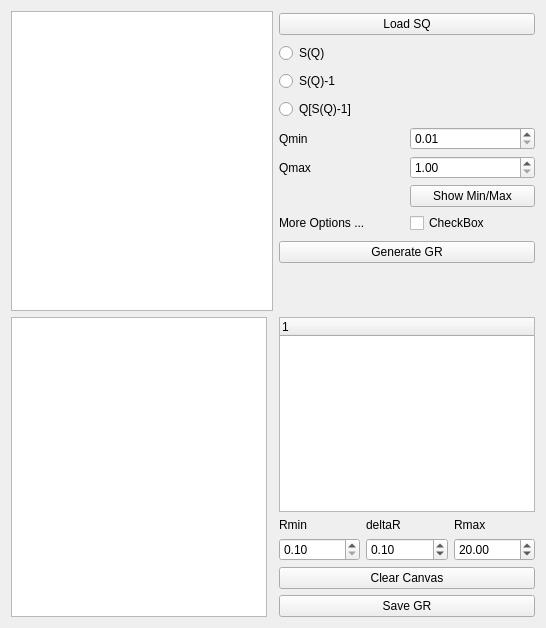
        <widget class="QWidget" name="tab_gR">
         <attribute name="title">
          <string>Calculate G(R)</string>
         </attribute>
         <layout class="QGridLayout" name="gridLayout_5">
          <item row="0" column="2">
           <layout class="QVBoxLayout" name="verticalLayout_2">
            <item>
             <widget class="QPushButton" name="pushButton_loadSQ">
              <property name="toolTip">
               <string>&lt;html&gt;&lt;head/&gt;&lt;body&gt;&lt;p&gt;Load S(Q) from the reduction tab. Plot S(Q), S(Q)-1 or Q[S(Q)-1] according to the selected radio buttons below.&lt;/p&gt;&lt;p&gt;&lt;span style=&quot; font-weight:600;&quot;&gt;Use regular file loader at this phase.&lt;/span&gt;&lt;/p&gt;&lt;p&gt;Duplicate the function in FastGR/scripts/fastgr&lt;/p&gt;&lt;p&gt;149     def read_SQ_file(self):&lt;/p&gt;&lt;p&gt;&lt;br/&gt;&lt;/p&gt;&lt;/body&gt;&lt;/html&gt;</string>
              </property>
              <property name="text">
               <string>Load SQ</string>
              </property>
             </widget>
            </item>
            <item>
             <widget class="QRadioButton" name="radioButton_sq">
              <property name="text">
               <string>S(Q)</string>
              </property>
             </widget>
            </item>
            <item>
             <widget class="QRadioButton" name="radioButton_sqm1">
              <property name="text">
               <string>S(Q)-1</string>
              </property>
             </widget>
            </item>
            <item>
             <widget class="QRadioButton" name="radioButton_qsqm1">
              <property name="text">
               <string>Q[S(Q)-1]</string>
              </property>
             </widget>
            </item>
            <item>
             <layout class="QGridLayout" name="gridLayout_4">
              <item row="1" column="0">
               <widget class="QLabel" name="labelQmax">
                <property name="text">
                 <string>Qmax</string>
                </property>
               </widget>
              </item>
              <item row="1" column="1">
               <widget class="QDoubleSpinBox" name="doubleSpinBoxQmax">
                <property name="minimum">
                 <double>1.000000000000000</double>
                </property>
                <property name="maximum">
                 <double>50.000000000000000</double>
                </property>
                <property name="singleStep">
                 <double>0.500000000000000</double>
                </property>
               </widget>
              </item>
              <item row="0" column="1">
               <widget class="QDoubleSpinBox" name="doubleSpinBoxQmin">
                <property name="minimum">
                 <double>0.010000000000000</double>
                </property>
                <property name="maximum">
                 <double>10.000000000000000</double>
                </property>
                <property name="singleStep">
                 <double>0.010000000000000</double>
                </property>
               </widget>
              </item>
              <item row="0" column="0">
               <widget class="QLabel" name="labelQmin">
                <property name="text">
                 <string>Qmin</string>
                </property>
               </widget>
              </item>
              <item row="3" column="0">
               <widget class="QLabel" name="label_2">
                <property name="text">
                 <string>More Options ...</string>
                </property>
               </widget>
              </item>
              <item row="3" column="1">
               <widget class="QCheckBox" name="checkBox">
                <property name="text">
                 <string>CheckBox</string>
                </property>
               </widget>
              </item>
              <item row="2" column="1">
               <widget class="QPushButton" name="pushButton_showQMinMax">
                <property name="toolTip">
                 <string>&lt;html&gt;&lt;head/&gt;&lt;body&gt;&lt;p&gt;Show or hide the vertical indicators for Qmin and Qmax&lt;/p&gt;&lt;/body&gt;&lt;/html&gt;</string>
                </property>
                <property name="text">
                 <string>Show Min/Max</string>
                </property>
               </widget>
              </item>
             </layout>
            </item>
            <item>
             <layout class="QGridLayout" name="gridLayout_7">
              <item row="0" column="0">
               <widget class="QPushButton" name="pushButton_generateGR">
                <property name="text">
                 <string>Generate GR</string>
                </property>
               </widget>
              </item>
             </layout>
            </item>
            <item>
             <spacer name="verticalSpacer">
              <property name="orientation">
               <enum>Qt::Vertical</enum>
              </property>
              <property name="sizeType">
               <enum>QSizePolicy::Preferred</enum>
              </property>
              <property name="sizeHint" stdset="0">
               <size>
                <width>20</width>
                <height>40</height>
               </size>
              </property>
             </spacer>
            </item>
           </layout>
          </item>
          <item row="4" column="2">
           <layout class="QVBoxLayout" name="verticalLayout_3">
            <item>
             <widget class="GofRTree" name="treeWidget_grWsList">
              <property name="sizePolicy">
               <sizepolicy hsizetype="Preferred" vsizetype="Expanding">
                <horstretch>0</horstretch>
                <verstretch>0</verstretch>
               </sizepolicy>
              </property>
              <property name="toolTip">
               <string>&lt;html&gt;&lt;head/&gt;&lt;body&gt;&lt;p&gt;write click on the workspace name should give user the option to plot/over plot &lt;/p&gt;&lt;/body&gt;&lt;/html&gt;</string>
              </property>
             </widget>
            </item>
            <item>
             <layout class="QGridLayout" name="gridLayout_3">
              <item row="0" column="0">
               <widget class="QLabel" name="labelRmin">
                <property name="text">
                 <string>Rmin</string>
                </property>
               </widget>
              </item>
              <item row="0" column="2">
               <widget class="QLabel" name="labeldelR">
                <property name="text">
                 <string>deltaR</string>
                </property>
               </widget>
              </item>
              <item row="0" column="4">
               <widget class="QLabel" name="labelRmax">
                <property name="text">
                 <string>Rmax</string>
                </property>
               </widget>
              </item>
              <item row="1" column="0">
               <widget class="QDoubleSpinBox" name="doubleSpinBoxRmin">
                <property name="minimum">
                 <double>0.100000000000000</double>
                </property>
                <property name="maximum">
                 <double>4.000000000000000</double>
                </property>
                <property name="singleStep">
                 <double>0.100000000000000</double>
                </property>
               </widget>
              </item>
              <item row="1" column="2">
               <widget class="QDoubleSpinBox" name="doubleSpinBoxDelR">
                <property name="minimum">
                 <double>0.010000000000000</double>
                </property>
                <property name="maximum">
                 <double>1.000000000000000</double>
                </property>
                <property name="singleStep">
                 <double>0.010000000000000</double>
                </property>
                <property name="value">
                 <double>0.100000000000000</double>
                </property>
               </widget>
              </item>
              <item row="1" column="4">
               <widget class="QDoubleSpinBox" name="doubleSpinBoxRmax">
                <property name="minimum">
                 <double>5.000000000000000</double>
                </property>
                <property name="maximum">
                 <double>100.000000000000000</double>
                </property>
                <property name="value">
                 <double>20.000000000000000</double>
                </property>
               </widget>
              </item>
             </layout>
            </item>
            <item>
             <widget class="QPushButton" name="pushButton_clearGrCanvas">
              <property name="text">
               <string>Clear Canvas</string>
              </property>
             </widget>
            </item>
            <item>
             <widget class="QPushButton" name="pushButton_saveGR">
              <property name="text">
               <string>Save GR</string>
              </property>
             </widget>
            </item>
           </layout>
          </item>
          <item row="4" column="0">
           <widget class="GofRView" name="graphicsView_gr">
            <property name="minimumSize">
             <size>
              <width>50</width>
              <height>300</height>
             </size>
            </property>
           </widget>
          </item>
          <item row="0" column="0" colspan="2">
           <widget class="SofQView" name="graphicsView_sq">
            <property name="minimumSize">
             <size>
              <width>50</width>
              <height>300</height>
             </size>
            </property>
           </widget>
          </item>
         </layout>
         <zorder>graphicsView_sq</zorder>
         <zorder>graphicsView_gr</zorder>
        </widget>
